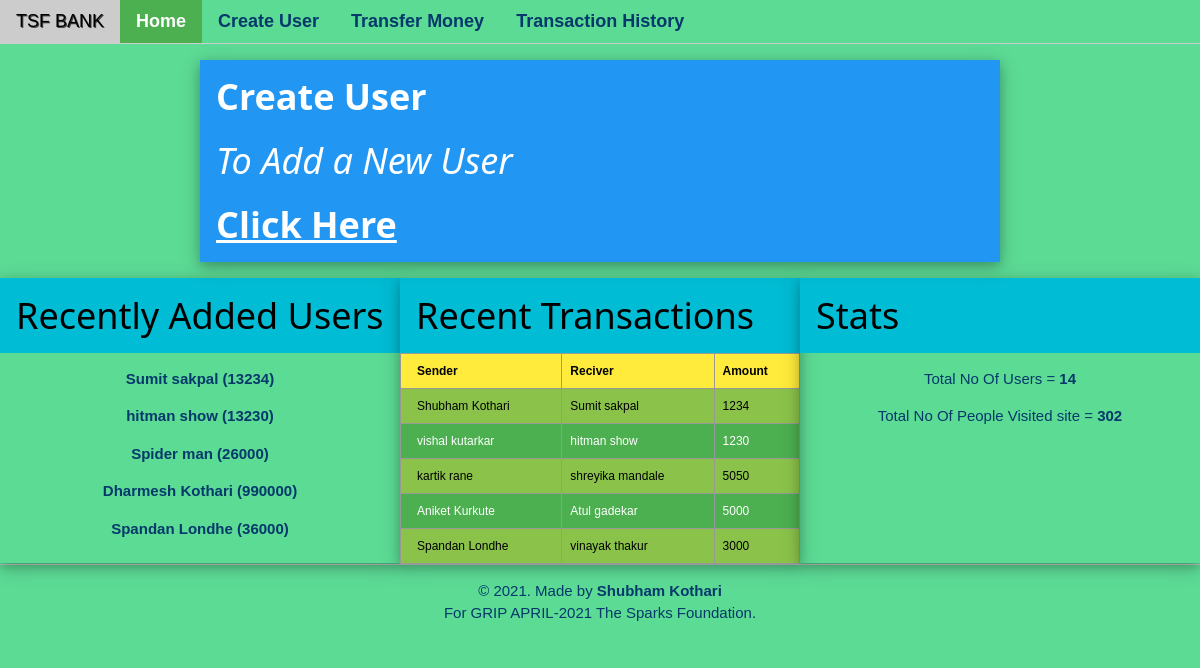
The page / on the database its author committed.
### tables this page shows
CREATE TABLE `user` (
  `id` int(11) NOT NULL,
  `first_name` varchar(10) NOT NULL,
  `last_name` varchar(10) NOT NULL,
  `email` varchar(30) NOT NULL,
  `balance` int(11) NOT NULL
);

CREATE TABLE `transactions` (
  `transaction_id` int(11) NOT NULL,
  `sender_user_id` int(11) NOT NULL,
  `reciver_user_id` int(11) NOT NULL,
  `amount` int(11) NOT NULL,
  `timestamp` timestamp NOT NULL DEFAULT current_timestamp()
);

CREATE TABLE `basic_data` (
  `decs` varchar(20) NOT NULL,
  `value` int(11) NOT NULL
);

### index.php (the view, shortened to what this page needs)
<?php
    require_once ".//util/header-footer.php";
    require_once ".//util/pdo.php";
?>
<!DOCTYPE html>
<html lang="en">
<?php
    head('TSF BANK');
?>
<body style="background-color: #5CDB95;">
<?php
    navbar(1);
?>
<div class="w3-content w3-section" style="max-width:800px">
    <div class="mySlides w3-animate-right w3-container w3-xlarge w3-blue w3-card-4">
        <h1><b>Create User</b></h1>
        <h1><i>To Add a New User</i></h1>
        <h1><a href="./CreateUser.php" style="display:inline"><b>Click Here</b></a></h1>
    </div>
</div>
<div class="w3-row">
<div class="w3-third w3-card-4 " >
        <header class="w3-container w3-cyan">
            <h1>Recently Added Users</h1>
        </header>
        <div class="w3-container w3-center sk-theme-navlink" style="height: 210px;">
            <?php
                $stmt = $pdo->prepare('SELECT `first_name`,`last_name`,`balance` FROM `user` order by id DESC LIMIT 5');
                $stmt->execute();
                $user = $stmt->fetchall();
                foreach($user as $r) {
                    echo('<p><b>'.$r['first_name'].' '.$r['last_name'].' ('.$r['balance'].')</b></p>');
                }
            ?>
        </div>
    </div>
    <div class="w3-third w3-card-4 ">
        <header class="w3-container w3-cyan">
            <h1>Recent Transactions</h1>
        </header>
        <table class="w3-table-all w3-small sk-table" style="max-height:500px;">
                <tr class="w3-yellow">
                    <th>Sender</th>
                    <th>Reciver</th>
                    <th>Amount</th>
                </tr>
                <?php
                    $stmt = $pdo->prepare('SELECT * FROM `user`');
                    $stmt->execute();
                    $user = $stmt->fetchall();
                    $user_data=[];
                    foreach ($user as $r){
                        $user_data[$r['id']]=array("fname"=>$r['first_name'],"lname"=>$r['last_name']);
                    }
                    $stmt = $pdo->prepare('SELECT * FROM `transactions` Order by `timestamp` DESC Limit 5');
                    $stmt->execute();
                    $user = $stmt->fetchall();
                    $count=0;
                    foreach ($user as $r){
                        if ($count%2==0){
                            echo('<tr class="w3-light-green">');
                        } else{
                            echo('<tr class="w3-green">');
                        }
                        $count=$count+1;
                        echo('<td>'.$user_data[$r['sender_user_id']]['fname'].' '.$user_data[$r['sender_user_id']]['lname'].'</td>
                            <td>'.$user_data[$r['reciver_user_id']]['fname'].' '.$user_data[$r['reciver_user_id']]['lname'].'</td>
                            <td>'.$r['amount'].'</td>
                        </tr>');
                    }
                ?>
            </table>
    </div>
    <div class="w3-third w3-card-4 ">
        <header class="w3-container w3-cyan">
            <h1>Stats</h1>
        </header>
        <div class="w3-container w3-center sk-theme-navlink" style="height: 210px;">
            <?php
                $stmt = $pdo->prepare('SELECT count(*) FROM `user`');
                $stmt->execute();
                $usercount = $stmt->fetchall();
                echo('<p>Total No Of Users  =  <b>'.$usercount[0]['count(*)'].'</b></p>');
                $stmt = $pdo->prepare('SELECT * FROM `basic_data` WHERE 1');
                $stmt->execute();
                $usercount = $stmt->fetchall();
                echo('<p>Total No Of People Visited site =  <b>'.$usercount[0]['value'].'</b></p>');
            ?>
        </div>
    </div>
</div>
<?php
    foot();
?>
</body>
</html>

### util/header-footer.php (shortened to what this page needs)
<?php
    function head($title) {
    echo('<head>
        <meta charset="UTF-8">
        <meta name="viewport" content="width=device-width, initial-scale=1">
        <link rel="stylesheet" href="https://fonts.googleapis.com/css?family=Roboto">
        <link rel="stylesheet" href="https://fonts.googleapis.com/css?family=Montserrat">
        <link rel="stylesheet" type="text/css" href="./util/w3.css">
        <title>'. $title .'</title>
    </head>');
    }
    function navbar($st) {
        echo('<div class="w3-bar w3-large sk-theme-navlink w3-border-bottom" style="background-color: #5CDB95;">');
        if ($st==0){echo('<a href="#" class="w3-bar-item w3-button " style="text-shadow:1px 1px 0 #444;color:#EDf5E1">TSF BANK</a>');}
            else {echo('<a href="#" class="w3-bar-item w3-button " style="text-shadow:1px 1px 0 #444;color:#EDf5E1">TSF BANK</a>');}
        if ($st==1){echo('<a href="./index.php" class="w3-bar-item w3-button w3-green"><b>Home</b></a>');}
            else {echo('<a href="./index.php" class="w3-bar-item w3-button "><b>Home</b></a>');}
        if ($st==2){echo('<a href="./CreateUser.php" class="w3-bar-item w3-button w3-hide-small w3-green"><b>Create User</b></a>');}
            else {echo('<a href="./CreateUser.php" class="w3-bar-item w3-button w3-hide-small"><b>Create User</b></a>');}
        if ($st==3){echo('<a href="./TransferMoney.php" class="w3-bar-item w3-button w3-hide-small w3-green"><b>Transfer Money</b></a>');}
            else {echo('<a href="./TransferMoney.php" class="w3-bar-item w3-button w3-hide-small"><b>Transfer Money</b></a>');}
        if ($st==4){echo('<a href="./TransactionHistory.php" class="w3-bar-item w3-button w3-hide-small w3-green"><b>Transaction History</b></a>');}
            else {echo('<a href="./TransactionHistory.php" class="w3-bar-item w3-button w3-hide-small"><b>Transaction History</b></a>');}
        echo('<a href="javascript:void(0)" class="w3-bar-item w3-button w3-right w3-hide-large w3-hide-medium" onclick="myFunction()">&#9776;</a>
            </div>
            <div id="demo" class="w3-bar-block w3-hide w3-hide-large w3-hide-medium sk-theme-navlink w3-border-bottom" style="background-color: #5CDB95;">');
            echo('</div>');
    }
    function foot() {
        echo('<div class=" sk-theme-navlink" style="background-color: #5CDB95; border-color:#05386B">
                <footer class="w3-container w3-center w3-round-small w3-border-top">
                    <p>&copy 2021. Made by <b>Shubham Kothari</b><br>For GRIP APRIL-2021 The Sparks Foundation.</p>
                </footer>
            </div>
            <script>
                function myFunction() {
                    var x = document.getElementById("demo");
                    if (x.className.indexOf("w3-show") == -1) {
                        x.className += " w3-show";
                    } else {
                        x.className = x.className.replace(" w3-show", "");
                    }
                }
            </script>');
    }
?>

### util/w3.css (style rules this page uses)
html { box-sizing:border-box }
*,*:before,*:after { box-sizing:inherit }
html { -ms-text-size-adjust:100%;-webkit-text-size-adjust:100% }
body { margin:0 }
article,aside,details,figcaption,figure,footer,header,main,menu,nav,section { display:block }
a { background-color:transparent }
b,strong { font-weight:bolder }
html,body { font-family:Verdana,sans-serif;font-size:15px;line-height:1.5 }
html { overflow-x:hidden }
h1 { font-size:36px }
h1,h2,h3,h4,h5,h6 { font-family:"Segoe UI",Arial,sans-serif;font-weight:400;margin:10px 0 }
a { color:inherit }
.w3-table,.w3-table-all { border-collapse:collapse;border-spacing:0;width:100%;display:table }
.w3-table-all { border:1px solid #ccc }
.w3-bordered tr,.w3-table-all tr { border-bottom:1px solid #ddd }
.w3-table-all tr:nth-child(odd) { background-color:#fff }
.w3-table-all tr:nth-child(even) { background-color:#f1f1f1 }
.w3-table td,.w3-table th,.w3-table-all td,.w3-table-all th { padding:8px 8px;display:table-cell;text-align:left;vertical-align:top }
.w3-table th:first-child,.w3-table td:first-child,.w3-table-all th:first-child,.w3-table-all td:first-child { padding-left:16px }
.w3-btn,.w3-button { border:none;display:inline-block;padding:8px 16px;vertical-align:middle;overflow:hidden;text-decoration:none;color:inherit;background-color:inherit;text-align:center;cursor:pointer;white-space:nowrap }
.w3-btn,.w3-button { -webkit-touch-callout:none;-webkit-user-select:none;-khtml-user-select:none;-moz-user-select:none;-ms-user-select:none;user-select:none }
.w3-bar { width:100%;overflow:hidden }
.w3-bar .w3-bar-item { padding:8px 16px;float:left;width:auto;border:none;display:block;outline:0 }
.w3-bar .w3-button { white-space:normal }
.w3-container:after,.w3-container:before,.w3-panel:after,.w3-panel:before,.w3-row:after,.w3-row:before,.w3-row-padding:after,.w3-row-padding:before, .w3-cell-row:before,.w3-cell-row:after,.w3-clear:after,.w3-clear:before,.w3-bar:before,.w3-bar:after { content:"";display:table;clear:both }
.w3-col,.w3-half,.w3-third,.w3-twothird,.w3-threequarter,.w3-quarter { float:left;width:100% }
@media (min-width:601px) { .w3-col.m4,.w3-third { width:33.33333% } }
.w3-content,.w3-auto { margin-left:auto;margin-right:auto }
.w3-content { max-width:980px }
.w3-round-small { border-radius:2px }
.w3-container,.w3-panel { padding:0.01em 16px }
.w3-card-4,.w3-hover-shadow:hover { box-shadow:0 4px 10px 0 rgba(0,0,0,0.2),0 4px 20px 0 rgba(0,0,0,0.19) }
.w3-animate-right { position:relative;animation:animateright 0.4s }
.w3-small { font-size:12px!important }
.w3-large { font-size:18px!important }
.w3-xlarge { font-size:24px!important }
.w3-center { text-align:center!important }
.w3-border-top { border-top:1px solid #ccc!important }
.w3-border-bottom { border-bottom:1px solid #ccc!important }
.w3-section,.w3-code { margin-top:16px!important;margin-bottom:16px!important }
.w3-blue,.w3-hover-blue:hover { color:#fff!important;background-color:#2196F3!important }
.w3-cyan,.w3-hover-cyan:hover { color:#000!important;background-color:#00bcd4!important }
.w3-green,.w3-hover-green:hover { color:#fff!important;background-color:#4CAF50!important }
.w3-light-green,.w3-hover-light-green:hover { color:#000!important;background-color:#8bc34a!important }
.w3-yellow,.w3-hover-yellow:hover { color:#000!important;background-color:#ffeb3b!important }
.sk-table th { border: 1px solid rgba(153, 153, 153, 0.986); }
.sk-table td { border: 1px solid rgba(153, 153, 153, 0.986); }
.sk-theme-navlink { color: #05386B ; }

### rows shown on the page
user: first_name "Sumit", last_name "sakpal", balance "13234"
user: first_name "hitman", last_name "show", balance "13230"
user: first_name "Spider", last_name "man", balance "26000"
user: first_name "Dharmesh", last_name "Kothari", balance "990000"
user: first_name "Spandan", last_name "Londhe", balance "36000"
transactions: sender_user.first_name "Shubham", sender_user.last_name "Kothari", reciver_user "Sumit", reciver_user "sakpal", amount "1234"
transactions: sender_user.first_name "vishal", sender_user.last_name "kutarkar", reciver_user "hitman", reciver_user "show", amount "1230"
transactions: sender_user.first_name "kartik", sender_user.last_name "rane", reciver_user.first_name "shreyika", reciver_user.last_name "mandale", amount "5050"
transactions: sender_user.first_name "Aniket", sender_user.last_name "Kurkute", reciver_user.first_name "Atul", reciver_user.last_name "gadekar", amount "5000"
transactions: sender_user "Spandan", sender_user "Londhe", reciver_user.first_name "vinayak", reciver_user.last_name "thakur", amount "3000"
basic_data: value "302"

### other values the page prints
$usercount[0]['count(*)'] "14"
